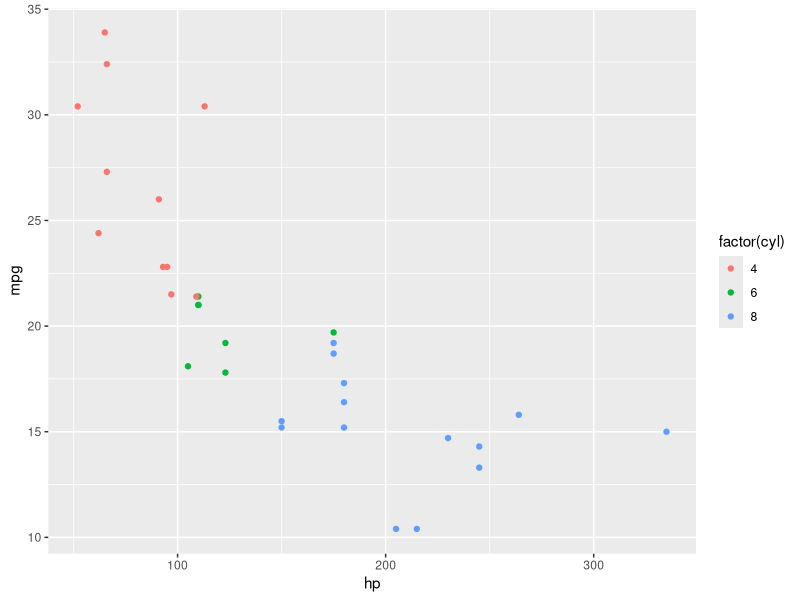
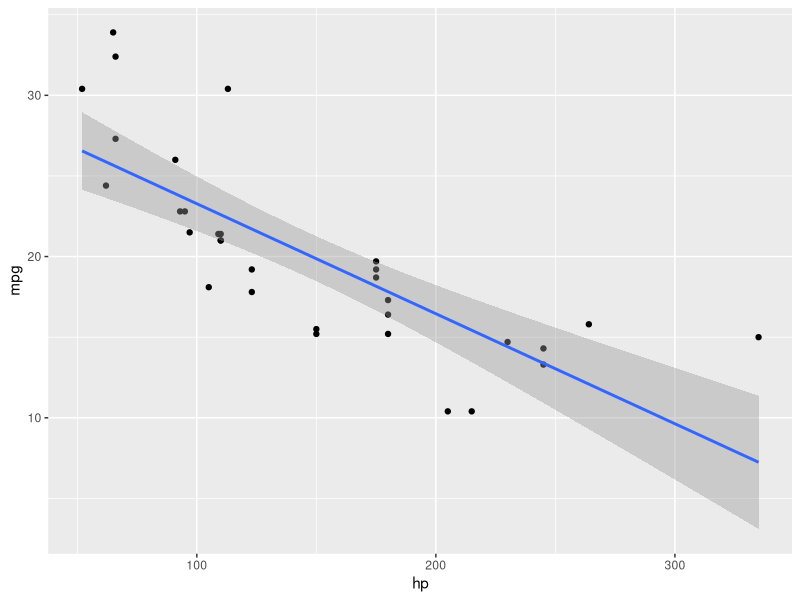

The R script that drew these images, in order:
## ---- chunk 1
3 + 5
## ---- chunk 2
income <- 100000
## ---- chunk 3
income/12
## ---- chunk 4
income_pr_month <- income/12
## ---- chunk 5
income <- income/7.5
income/12
## ---- chunk 6
round(3.14159)
## ---- chunk 7
args(round)
## ---- chunk 8
round(3.14159, digits=2)
## ---- chunk 9
hh_members <- c(3, 7, 10, 6)
hh_members
## ---- chunk 10
respondent_wall_type <- c("muddaub", "burntbricks", "sunbricks")
respondent_wall_type
## ---- chunk 11
length(respondent_wall_type)
## ---- chunk 12
class(hh_members)
## ---- chunk 13
class(respondent_wall_type)
## ---- chunk 14
class(1L)
## ---- chunk 15
class(42.47)
## ---- chunk 16
class(T)
## ---- chunk 17
class("noget tekst")
## ---- chunk 18
respondent_wall_type[2]
## ---- chunk 19
respondent_wall_type[c(3,2)]
## ---- chunk 20
respondent_wall_type[c(3,2,3,1)]
## ---- chunk 21
hh_members[c(TRUE, FALSE, TRUE, TRUE)]
## ---- chunk 22
hh_members > 5
## ---- chunk 23
hh_members[hh_members > 5]

## ---- chunk 24
hh_members[hh_members < 4 | hh_members > 7]
## ---- chunk 25
respondent_wall_type[respondent_wall_type == "muddaub" | respondent_wall_type == "sunbricks"]
## ---- chunk 26
respondent_wall_type %in% c("muddaub", "sunbricks")
## ---- chunk 27
rooms <- c(2, 1, 1, NA, 4)
rooms
## ---- chunk 28
mean(rooms)
## ---- chunk 29
mean(rooms, na.rm=T)
## ---- chunk 30
is.na(rooms)
na.omit(rooms)
complete.cases(rooms)
## ---- chunk 31
knitr::kable(dplyr::sample_n(iris,5))
## ---- chunk 32
head(iris)
## ---- chunk 33
mtcars
dim(mtcars)
nrow(mtcars)
ncol(mtcars)
head(mtcars)
tail(mtcars)
## ---- chunk 34
mtcars[mtcars$mpg>20,]
## ---- chunk 35
library(dplyr)
filter(mtcars, mpg>20)
## ---- chunk 36
select(mtcars, cyl)
## ---- chunk 37
temp <- filter(mtcars, mpg>20)
temp2 <- select(temp, cyl)
## ---- chunk 38
mtcars %>% filter(mpg>20) %>% 
  select(cyl, mpg, hp) %>% 
  mutate(tal = mpg/hp) %>% 
  summarise(middel_mpg = mean(mpg))
## ---- chunk 39
mtcars %>% select(cyl, mpg) %>% 
  filter(cyl == 8) %>% 
  summarise(middel_mpg_cyl_6 = mean(mpg),
            sd_det_samme = sd(mpg))
## ---- chunk 40
mtcars %>% select(cyl, mpg) %>% 
  group_by(cyl) %>% 
  summarise(middel_mpg = mean(mpg))
## ---- chunk 41
library(ggplot2)
ggplot(data=mtcars, mapping=aes(x=hp, y = mpg, color=factor(cyl))) +
  geom_point()
## ---- chunk 42
library(dplyr)
lm(mpg~hp, mtcars) %>% 
  summary
## ---- chunk 43
library(ggplot2)
ggplot(mtcars, mapping=aes(x=hp, y=mpg)) +
  geom_point() +
  geom_smooth(method="lm", formula=y~x)
